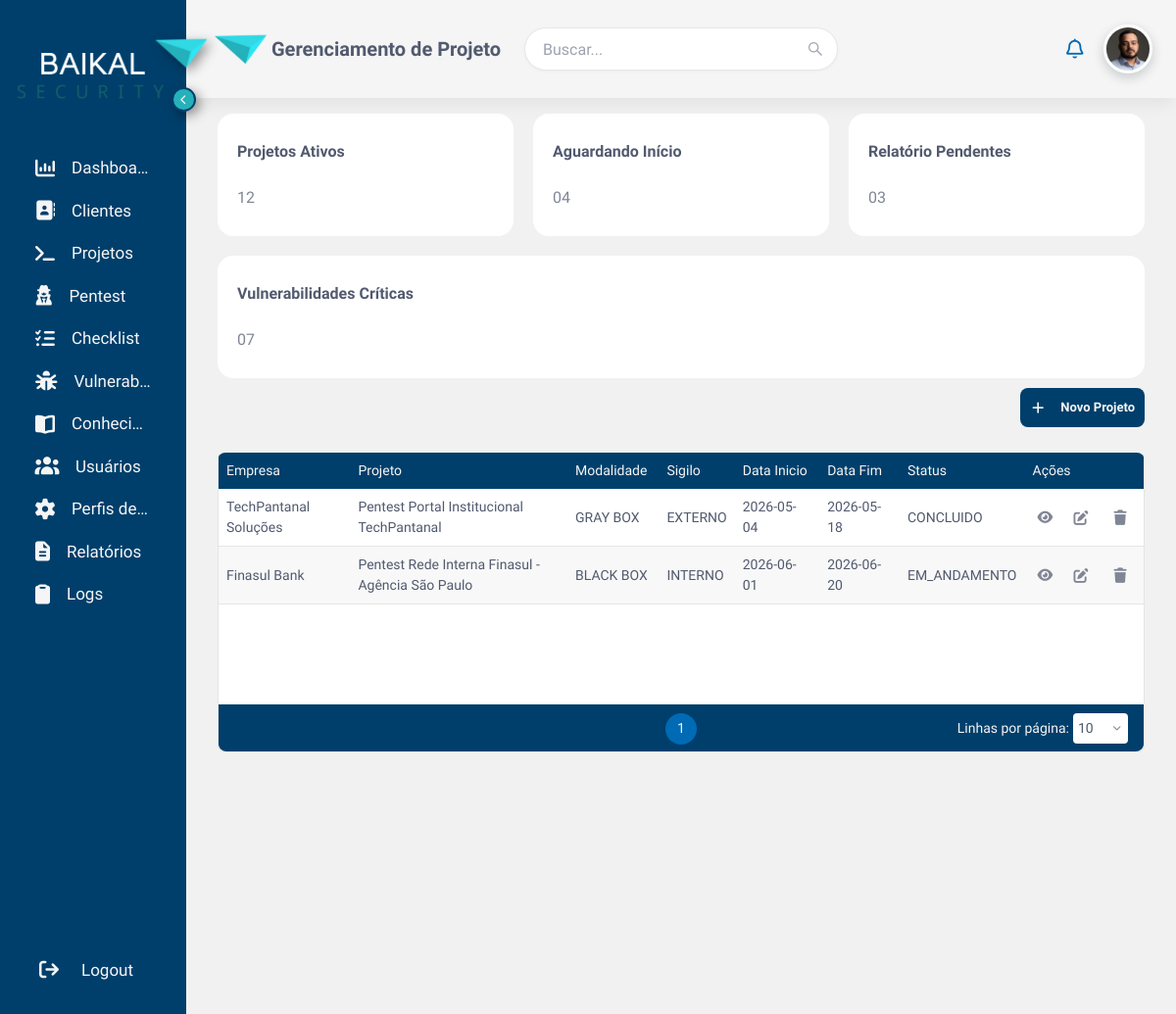
Page /CiberReport/gerenciamento-projeto (signed in) on the committed database.
### tables this page shows
CREATE TABLE IF NOT EXISTS projeto (
  id INT NOT NULL AUTO_INCREMENT,
  empresa_id INT NOT NULL,
  nome VARCHAR(80) NOT NULL,
  data_inicio DATE DEFAULT NULL,
  data_fim_prevista DATE DEFAULT NULL,
  data_fim_real DATE DEFAULT NULL,
  horas_contratadas DECIMAL(8, 2) NOT NULL DEFAULT 0.00,
  modalidade ENUM ('BLACK BOX', 'GRAY BOX', 'WHITE BOX') NOT NULL,
  nivel_sigilo ENUM ('INTERNO', 'EXTERNO') NOT NULL,
  escopo TEXT NOT NULL,
  contrato VARCHAR(255) DEFAULT NULL,
  restricao TEXT,
  status ENUM('PLANEJADO','EM_ANDAMENTO', 'CONCLUIDO', 'PAUSADO', 'CANCELADO') NOT NULL DEFAULT 'PLANEJADO',
  habilitado TINYINT NOT NULL DEFAULT 1,
  created_at TIMESTAMP NOT NULL DEFAULT CURRENT_TIMESTAMP,
  updated_at TIMESTAMP NOT NULL DEFAULT CURRENT_TIMESTAMP ON UPDATE CURRENT_TIMESTAMP,
  PRIMARY KEY (id),
  FOREIGN KEY (empresa_id) REFERENCES empresa(id)
);

CREATE TABLE IF NOT EXISTS empresa (
  id INT NOT NULL AUTO_INCREMENT,
  endereco_id INT NOT NULL,
  responsavel_id INT NOT NULL,
  nome_fantasia VARCHAR(150) DEFAULT NULL,
  razao_social VARCHAR(180) NOT NULL,
  cnpj VARCHAR(20) NOT NULL UNIQUE,
  email_contato VARCHAR(150) NOT NULL,
  telefone VARCHAR(20) DEFAULT NULL,
  responsavel VARCHAR(150) NOT NULL,
  email_responsavel VARCHAR(255) NOT NULL,
  cpf_responsavel CHAR(11) NOT NULL,
  telefone_responsavel VARCHAR(20) NOT NULL,
  habilitado TINYINT NOT NULL DEFAULT 1,
  PRIMARY KEY (id),
  FOREIGN KEY (endereco_id) REFERENCES endereco(id),
  FOREIGN KEY (responsavel_id) REFERENCES usuario(id)
);

### app/Routes/Route.php (called while the page is built, shortened)
<?php
class Route
{
    private static array $routes = [];
    private static array $groupMiddlewares = [];
    private static function add(
        string $method,
        string $path,
        string $action,
        array $middlewares = []
    ): void {
        self::$routes[] = [
            'method' => $method,
            'path' => $path,
            'action' => $action,
            'middlewares' => array_merge(
                self::$groupMiddlewares,
                $middlewares
            ),
        ];
    }
    public static function middleware(
        array $middlewares,
        callable $routes
    ): void {
        $previousMiddlewares = self::$groupMiddlewares;
        self::$groupMiddlewares = array_merge(
            self::$groupMiddlewares,
            $middlewares
        );
        try {
            $routes();
        } finally {
            self::$groupMiddlewares = $previousMiddlewares;
        }
    }
    public static function routes(): array
    {
        return self::$routes;
    }
}

### index.php (called while the page is built, shortened)
<?php
spl_autoload_register(function ($class) {
    $file = __DIR__ . '/app/' . str_replace('\\', '/', $class) . '.php';
});
Router::dispatch();

### app/Controller/ProjetoController.php (called while the page is built, shortened)
<?php
class ProjetoController extends Controller
{
    private $projeto;
    private $empresa;
    private $usuario;
    private $andamento;
    public function __construct()
    {
        $conexao = \DAO\DAO::conexao();
        $this->projeto = new Projeto($conexao);
        $this->empresa = new Empresa($conexao);
        $this->usuario = new UsuarioModel($conexao);
        $this->andamento = new Andamento($conexao);
    }
    public function index()
    {
        $dadosModal = [
            'empresas' => htmlspecialchars(json_encode($this->listarEmpresasAtivas(), JSON_UNESCAPED_UNICODE), ENT_QUOTES, 'UTF-8'),
            'tiposPentest' => htmlspecialchars(json_encode($this->listarTiposPentestAtivos(), JSON_UNESCAPED_UNICODE), ENT_QUOTES, 'UTF-8'),
            'usuarios' => htmlspecialchars(json_encode($this->listarUsuariosAtivos(), JSON_UNESCAPED_UNICODE), ENT_QUOTES, 'UTF-8'),
            'projetos' => htmlspecialchars(json_encode($this->listarCompletos(), JSON_UNESCAPED_UNICODE), ENT_QUOTES, 'UTF-8'),
        ];
        $dadosAndamento = htmlspecialchars(json_encode($this->listarAndamentoCompleto(), JSON_UNESCAPED_UNICODE), ENT_QUOTES, 'UTF-8');
        $this->view('gerenciamento_projeto', ['dadosModal' => $dadosModal, 'dadosAndamento' => $dadosAndamento]);
    }
    public function listarAndamentoCompleto()
    {
        $dados = $this->projeto->listarDados();
        $porProjeto = [];
        foreach ($dados as $linha) {
            $idProjeto = (int) $linha['id'];
            $projeto = $this->andamento->buscarProjeto($idProjeto);
            $minutosConsumidos = $this->andamento->buscarHoras($idProjeto)['horas_consumidas_minutos'];
            $horasContratadas = (float) $projeto['horas_contratadas'];
            $minutosContratados = (int) round($horasContratadas * 60);
            $minutosRestantes = $minutosContratados - $minutosConsumidos;
            $vulnerabilidades = $this->andamento->buscarVulnerabilidades($idProjeto);
            $porSeveridade = ['CRITICA' => 0, 'ALTA' => 0, 'MEDIA' => 0, 'BAIXA' => 0, 'INFO' => 0];
            $porCategoria = [];
            foreach ($vulnerabilidades as $vuln) {
                $sev = $vuln['severidade_vulnerabilidade'];
                if (isset($porSeveridade[$sev])) {
                    $porSeveridade[$sev]++;
                }
                $cat = $vuln['categoria'] ?: 'Outros';
                $porCategoria[$cat] = ($porCategoria[$cat] ?? 0) + 1;
            }
            $checklist = $this->andamento->buscarChecklist($idProjeto);
            $checklistConcluidos = count(array_filter($checklist, fn($item) => (int) $item['concluido'] === 1));
            $porProjeto[$idProjeto] = [
                'id' => $idProjeto,
                'nome' => $projeto['nome'],
                'empresa' => $projeto['nome_fantasia'] ?: $projeto['razao_social'],
                'tipos_pentest' => $this->andamento->buscarTiposPentest($idProjeto),
                'nivel_sigilo' => $projeto['nivel_sigilo'],
                'modalidade' => $projeto['modalidade'],
                'data_inicio' => $projeto['data_inicio'],
                'data_fim_prevista' => $projeto['data_fim_prevista'],
                'horas_contratadas_minutos' => $minutosContratados,
                'horas_consumidas_minutos' => $minutosConsumidos,
                'horas_restantes_minutos' => $minutosRestantes,
                'vulnerabilidades' => $vulnerabilidades,
                'vulnerabilidades_por_severidade' => $porSeveridade,
                'vulnerabilidades_por_categoria' => $porCategoria,
                'equipe' => $this->andamento->buscarEquipe($idProjeto),
                'checklist' => $checklist,
                'checklist_concluidos' => $checklistConcluidos,
                'checklist_total' => count($checklist),
                'log' => $this->andamento->buscarLogAtividade($idProjeto),
            ];
        }
        return $porProjeto;
    }
    public function listarCompletos()
    {
        $projetos = $this->projeto->listarDados();
        return $projetos;
    }
    public function listarEmpresasAtivas()
    {
        return $this->empresa->listarEmpresasAtivasParaSelecao();
    }
    public function listarTiposPentestAtivos()
    {
        return TipoPentest::listarAtivosParaSelecao();
    }
    public function listarUsuariosAtivos()
    {
        return $this->usuario->listarAtivosParaSelecao();
    }
}

### app/Model/Projeto.php (called while the page is built, shortened)
<?php
class Projeto
{
    private $pdo;
    public function __construct($pdo)
    {
        $this->pdo = $pdo;
    }
    public function listarDados()
    {
        $sql = $this->pdo->prepare("SELECT projeto.*, empresa.nome_fantasia FROM projeto INNER JOIN empresa ON projeto.empresa_id = empresa.id WHERE projeto.habilitado = 1 ORDER BY projeto.created_at DESC");
        $sql->execute();
        return $sql->fetchAll(PDO::FETCH_ASSOC);
    }
}

### app/Views/gerenciamento_projeto.php (the view, shortened to what this page needs)
<?php
$controller = new ProjetoController();
$dados = $controller->listar();
$dadosAndamento = htmlspecialchars(json_encode($controller->listarAndamentoCompleto(), JSON_UNESCAPED_UNICODE), ENT_QUOTES, 'UTF-8');
?>
<!DOCTYPE html>
<html lang="pt-br">
<head>
    <link rel="stylesheet" href="<?= BASE_URL ?>app/assets/CSS/style.css">
    <link rel="stylesheet" href="<?= BASE_URL ?>app/assets/CSS/Pages/gerenciamento-projeto.css">
    <link rel="stylesheet" href="<?= BASE_URL ?>app/assets/CSS/Componentes/modal-stepper.css">
</head>
<body class="corpo-ger-projetos">
    <?php
        include 'Components/menu.php';
    ?>
    <main class="main-gerenciamento-projeto">
        <div class="group-card-tabela">
            <div class="group-card-projeto">
                <div class="container-card-projetos" id="projeto-ativo">
                    <h2 class="title-card-projeto">Projetos Ativos</h2>
                    <span class="subtitle-card-projeto">12</span>
                </div>
                <div class="container-card-projetos" id="projeto-ativo">
                    <h2 class="title-card-projeto">Aguardando Início</h2>
                    <span class="subtitle-card-projeto">04</span>
                </div>
                <div class="container-card-projetos" id="projeto-ativo">
                    <h2 class="title-card-projeto">Relatório Pendentes</h2>
                    <span class="subtitle-card-projeto">03</span>
                </div>
                <div class="container-card-projetos" id="projeto-ativo">
                    <h2 class="title-card-projeto">Vulnerabilidades Críticas</h2>
                    <span class="subtitle-card-projeto">07</span>
                </div>
            </div>
            <div class="group-btn-projeto">
                <button class="btn-novo-cadastro" data-modal-target="modal-cadastro-projeto"><i class="fa-solid fa-plus"></i>Novo Projeto</button>
            </div>
            <div class="tabela-wrapper tabela-gerenciamento-projeto">
                <table id="table">
                    <thead>
                        <tr>
                            <th data-col="0">
                                <span class="th-label">Empresa <i class="fa-solid fa-sort sort-icon"></i></span>
                            </th>
                            <th data-col="1">
                                <span class="th-label">Projeto <i class="fa-solid fa-sort sort-icon"></i></span>
                            </th>
                            <th data-col="2">
                                <span class="th-label">Modalidade <i class="fa-solid fa-sort sort-icon"></i></span>
                            </th>
                            <th data-col="3">
                                <span class="th-label">Sigilo <i class="fa-solid fa-sort sort-icon"></i></span>
                            </th>
                            <th data-col="4" data-filtro="data">
                                <span class="th-label">Data Inicio <i class="fa-solid fa-sort sort-icon"></i></span>
                            </th>
                            <th data-col="5" data-filtro="data">
                                <span class="th-label">Data Fim <i class="fa-solid fa-sort sort-icon"></i></span>
                            </th>
                            <th data-col="6">
                                <span class="th-label">Status <i class="fa-solid fa-sort sort-icon"></i></span>
                            </th>
                            <th>Ações</th>
                        </tr>
                    </thead>
                    <tbody>
                        <?php foreach ($dados as $projeto): ?>
                            <tr>
                                <td><?= htmlspecialchars($projeto['nome_fantasia']) ?></td>
                                <td><?= htmlspecialchars($projeto['nome']) ?></td>
                                <td><?= htmlspecialchars($projeto['modalidade']) ?></td>
                                <td><?= htmlspecialchars($projeto['nivel_sigilo']) ?></td>
                                <td><?= htmlspecialchars($projeto['data_inicio'] ?? '-') ?></td>
                                <td><?= htmlspecialchars($projeto['data_fim_prevista'] ?? '-') ?></td>
                                <td><?= htmlspecialchars($projeto['status']) ?></td>
                                <td>
                                    <div class="acoes">
                                        <button title="Visualizar" aria-label="Visualizar"
                                            data-modal-target="modal-andamento-projeto"
                                            data-projeto-id="<?= (int) $projeto['id'] ?>">
                                            <i class="fa-solid fa-eye"></i>
                                        </button>
                                        <button class="btn-editar" title="Editar" aria-label="Editar"
                                            data-modal-target="modal-cadastro-projeto"
                                            data-projeto-id="<?= (int) $projeto['id'] ?>"
                                            data-modo="editar">
                                            <i class="fa-solid fa-pen-to-square"></i>
                                        </button>
                                        <button class="btn-excluir" title="Excluir" aria-label="Excluir"
                                            data-projeto-id="<?= (int) $projeto['id'] ?>"
                                            data-projeto-nome="<?= htmlspecialchars($projeto['nome']) ?>">
                                            <i class="fa-solid fa-trash"></i>
                                        </button>
                                    </div>
                                </td>
                            </tr>
                        <?php endforeach; ?>
                    </tbody>
                    <tfoot>
                        <tr>
                            <td colspan="8" class="rodape-tabela">
                                <div class="paginacao"></div>
                            </td>
                        </tr>
                    </tfoot>
                </table>
            </div>
        </div>
    </main>
    <?php include __DIR__ . '/Components/modal-cadastro-projeto/index.php'; ?>
    <?php include __DIR__ . '/Components/modal-andamento-projeto/index.php'; ?>
</body>
</html>

### app/Routes/Router.php (shortened to what this page needs)
<?php
class Router
{
    public static function dispatch(): void
    {
        $config     = require __DIR__ . '/../../config/app.php';
        $uri        = parse_url($_SERVER['REQUEST_URI'], PHP_URL_PATH) ?: '/';
        $baseFolder = '/' . trim($config['base_folder'], '/');
        $method     = $_SERVER['REQUEST_METHOD'];
        if ($baseFolder !== '/' && ($uri === $baseFolder || str_starts_with($uri, $baseFolder . '/'))) {
            $uri = substr($uri, strlen($baseFolder)) ?: '/';
        }
        $uri = '/' . trim($uri, '/');
        foreach (Route::routes() as $route) {
            if ($route['method'] !== $method) {
                continue;
            }
            $parametros = self::casar($route['path'], $uri);
            if ($parametros === null) {
                continue;
            }
            [$controllerName, $methodName] = explode('@', $route['action']);
            $controllerClass = "Controller\\{$controllerName}";
            if (class_exists($controllerClass)) {
                $controller = new $controllerClass();
                if (method_exists($controller, $methodName)) {
                    $controller->$methodName(...$parametros);
                    return;
                }
            }
        }
    }
    private static function casar(string $rotaPath, string $uri): ?array
    {
        if (!str_contains($rotaPath, '{')) {
            return $rotaPath === $uri ? [] : null;
        }
        $regex = preg_replace('#\{[a-zA-Z_][a-zA-Z0-9_]*\}#', '([^/]+)', $rotaPath);
        if (!preg_match('#^' . $regex . '$#', $uri, $matches)) {
            return null;
        }
        array_shift($matches);
        return $matches;
    }
}

### rows in the picture
projeto: empresa.nome_fantasia "TechPantanal Soluções", nome "Pentest Portal Institucional TechPantanal", modalidade "GRAY BOX", nivel_sigilo "EXTERNO", data_inicio "2026-05-04", data_fim_prevista "2026-05-18", status "CONCLUIDO"
projeto: empresa.nome_fantasia "Finasul Bank", nome "Pentest Rede Interna Finasul - Agência São Paulo", modalidade "BLACK BOX", nivel_sigilo "INTERNO", data_inicio "2026-06-01", data_fim_prevista "2026-06-20", status "EM_ANDAMENTO"
